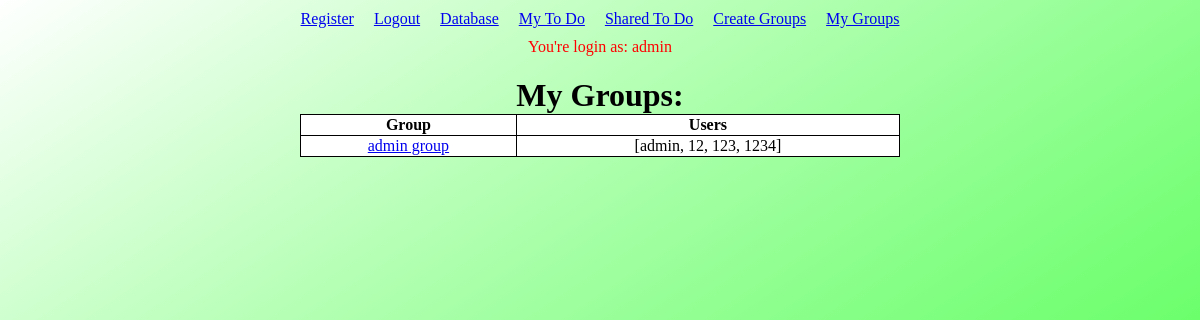
/mygroups (signed in), run on the app's committed database.
### main.py (models this page shows, shortened)
class User(db.Model, UserMixin):
    id = db.Column(db.Integer, primary_key = True)
    username = db.Column(db.String(10), unique=True, index=True)
    password = db.Column(db.String(20))
    todos = db.relationship('Todo', backref='owner', lazy=True)
    def __repr__(self):
        return self.username

class Group(db.Model):
    id = db.Column(db.Integer, primary_key = True)
    name = db.Column(db.String(10), unique=True, index=True)
    password = db.Column(db.String(20))
    users = db.relationship('User',
                            secondary=groups,
                            backref=db.backref('groups',
                                                lazy='dynamic',
                                                order_by=name))
    def __repr__(self):
        return self.name

### main.py (the view)
@app.route("/mygroups")
@login_required
def my_groups():
    user = current_user
    groups = Group.query.all()
    my_groups = []
    for group in groups:
        if user in group.users:
            my_groups.append(group)
    return render_template('my_groups.html', my_groups=my_groups)

### main.py (called while the page is built)
@login_manager.user_loader
def load_user(user_id):
    return User.query.get(int(user_id))

### templates/my_groups.html
{% extends "layout.html" %}
{% block content %}
    <h1>My Groups:</h1>
    <table style="width: 50%; margin-left: auto; margin-right: auto;">
        <tr>
            <th>Group</th>
            <th>Users</th>
        </tr>
    {% for group in my_groups %}
            <tr>
                <td style="text-align: center;"> <a href="{{ url_for('group_info', group_name=group) }}"> {{ group }} </a></td>
                <td style="text-align: center;"> {{ group.users }} </td>
            </tr>
    {% endfor %}
    </table>
{% endblock %}

### templates/layout.html (shortened to what this page needs)
<!DOCTYPE html>
<html lang="en">
<head>
    <link rel="stylesheet" href="{{ url_for('static', filename='styles.css') }}">
</head>
<body>
    <section class="links">
        <a href="{{ url_for('register') }}">Register</a>
        <br>
        {% if current_user.is_authenticated %}
            <a href="{{ url_for('logout') }}">Logout</a>
        {% else %}
            <a href="{{ url_for('login') }}">Login</a>
        {% endif %}
        <br>
        <a href="{{ url_for('database') }}">Database</a>
        <br>
        <a href="{{ url_for('mytodo') }}">My To Do</a>
        <br>
        <a href="{{ url_for('sharedtodo') }}">Shared To Do</a>
        <br>
        <a href="{{ url_for('create_group') }}">Create Groups</a>
        <br>
        <a href="{{ url_for('my_groups') }}">My Groups</a>
        <br>
    </section>
    <div class="login-info">
        {% if current_user.is_authenticated %}
            <span>You're login as: {{  current_user.username }}</span>
        {% else %}
            <span>You're not login.</span>
        {% endif %}
    </div>
    {% block content %}{% endblock %}
</body>
</html>

### static/styles.css (style rules this page uses)
html, body { margin: 0; padding: 0; background-image: linear-gradient(to right bottom, rgba(0,255,0,0), rgba(0,255,0,0.5)); background-size: cover; background-repeat: no-repeat; width: 100%; min-height: 100vh; }
.links { display: flex; align-items: center; justify-content: center; }
.links a { margin: 10px; }
.login-info { text-align: center; color: red; }
h1 { text-align: center; margin-bottom: 0; }
table, th, td { border: 1px solid black; border-collapse: collapse; color: black; background-color: white; }

### data on the page
User: username "admin"
Group: name "admin group", users "[admin, 12, 123, 1234]"
